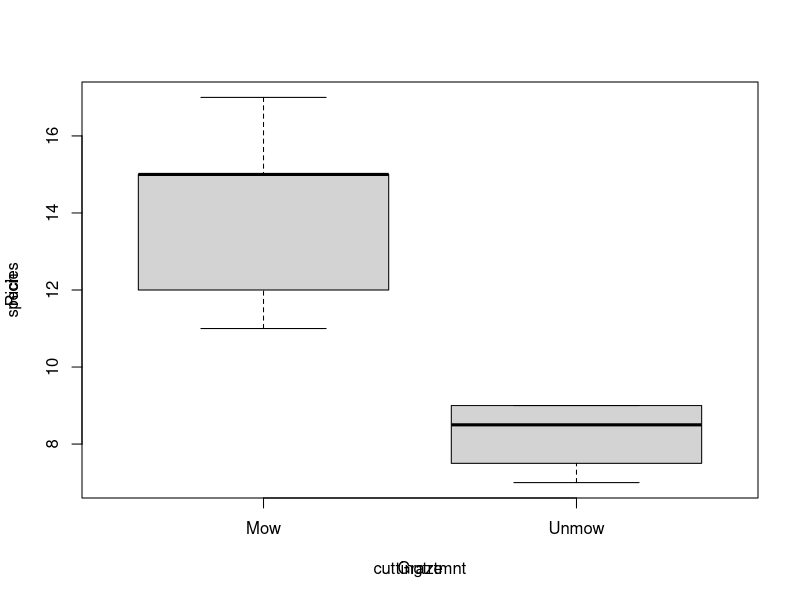

This chart was generated by the following R code:
Rich<-c(12, 15, 17, 11, 15, 8, 9, 7, 9)
Graze<-c('Mow', 'Mow', 'Mow', 'Mow', 'Mow', 'Unmow', 'Unmow', 'Unmow', 'Unmow')
frame<-data.frame(Rich, Graze)
frame

boxplot(Rich ~ Graze, data=frame)
title(xlab='cuttingtrtmnt', ylab='species', col='gray90')
